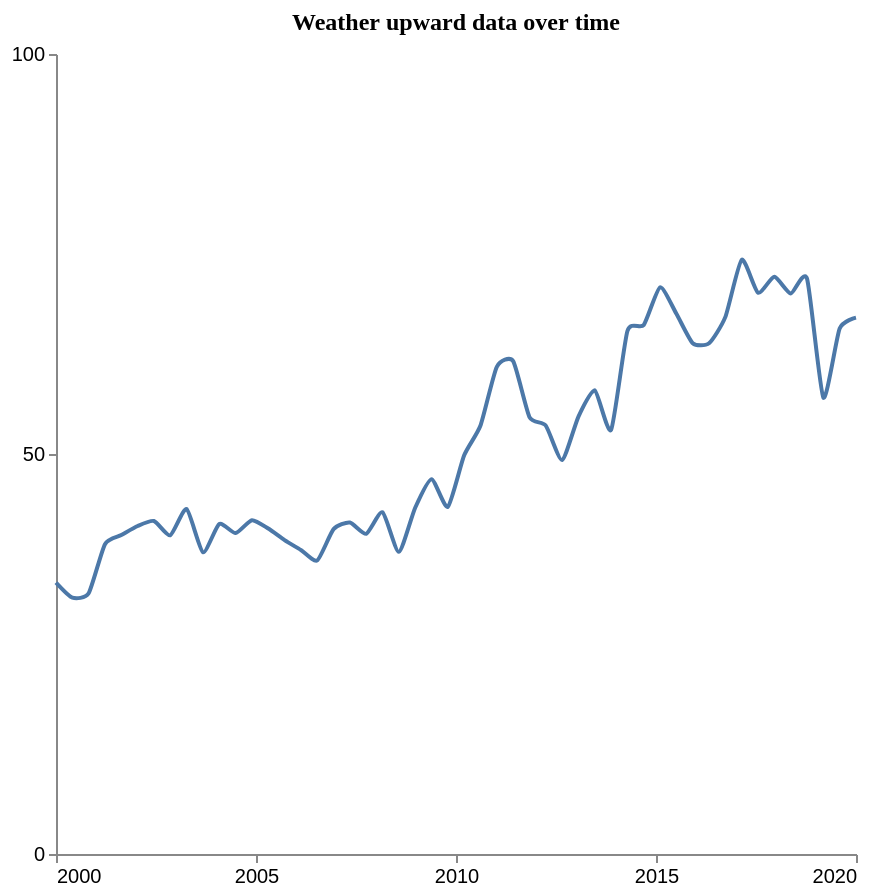

Express this chart as Vega-Lite.
### Vega-Lite specification from a JSON file in a GitHub repository (floating-point values rounded to 4 significant figures)
{"$schema": "https://vega.github.io/schema/vega-lite/v5.json", "description": "Pattern: Upward", "data": {"values": [{"X": 2000.0, "Y": 33.92}, {"X": 2000.0, "Y": 32.04}, {"X": 2001.0, "Y": 32.59}, {"X": 2001.0, "Y": 38.73}, {"X": 2002.0, "Y": 39.86}, {"X": 2002.0, "Y": 41.0}, {"X": 2002.0, "Y": 41.63}, {"X": 2003.0, "Y": 39.84}, {"X": 2003.0, "Y": 43.11}, {"X": 2004.0, "Y": 37.72}, {"X": 2004.0, "Y": 41.25}, {"X": 2004.0, "Y": 40.11}, {"X": 2005.0, "Y": 41.73}, {"X": 2005.0, "Y": 40.68}, {"X": 2006.0, "Y": 39.24}, {"X": 2006.0, "Y": 38.0}, {"X": 2007.0, "Y": 36.7}, {"X": 2007.0, "Y": 40.61}, {"X": 2007.0, "Y": 41.44}, {"X": 2008.0, "Y": 40.02}, {"X": 2008.0, "Y": 42.72}, {"X": 2009.0, "Y": 37.77}, {"X": 2009.0, "Y": 43.28}, {"X": 2009.0, "Y": 46.85}, {"X": 2010.0, "Y": 43.4}, {"X": 2010.0, "Y": 49.83}, {"X": 2011.0, "Y": 53.56}, {"X": 2011.0, "Y": 60.9}, {"X": 2011.0, "Y": 61.6}, {"X": 2012.0, "Y": 54.62}, {"X": 2012.0, "Y": 53.55}, {"X": 2013.0, "Y": 49.25}, {"X": 2013.0, "Y": 54.67}, {"X": 2013.0, "Y": 57.96}, {"X": 2014.0, "Y": 53.01}, {"X": 2014.0, "Y": 65.37}, {"X": 2015.0, "Y": 66.13}, {"X": 2015.0, "Y": 70.83}, {"X": 2016.0, "Y": 67.52}, {"X": 2016.0, "Y": 63.85}, {"X": 2016.0, "Y": 63.85}, {"X": 2017.0, "Y": 67.14}, {"X": 2017.0, "Y": 74.28}, {"X": 2018.0, "Y": 70.16}, {"X": 2018.0, "Y": 72.15}, {"X": 2018.0, "Y": 70.06}, {"X": 2019.0, "Y": 71.92}, {"X": 2019.0, "Y": 57.05}, {"X": 2020.0, "Y": 65.68}, {"X": 2020.0, "Y": 67.05}]}, "mark": {"type": "line", "interpolate": "cardinal", "tension": 0.4}, "encoding": {"x": {"field": "X", "type": "quantitative", "title": "", "axis": {"grid": false, "format": "d", "values": [2000, 2005, 2010, 2015, 2020], "tickSize": 4}, "scale": {"domain": [2000, 2020]}}, "y": {"field": "Y", "type": "quantitative", "title": "", "axis": {"grid": false, "format": "d", "values": [0, 50, 100], "tickSize": 4, "tickOpacity": 1}, "scale": {"domain": [0, 100]}}}, "title": {"text": "Weather upward data over time", "anchor": "middle", "font": "Tahoma", "fontSize": 12}, "config": {"lineBreak": "^", "view": {"stroke": null}}, "height": 400, "width": 400, "autosize": "pad"}
